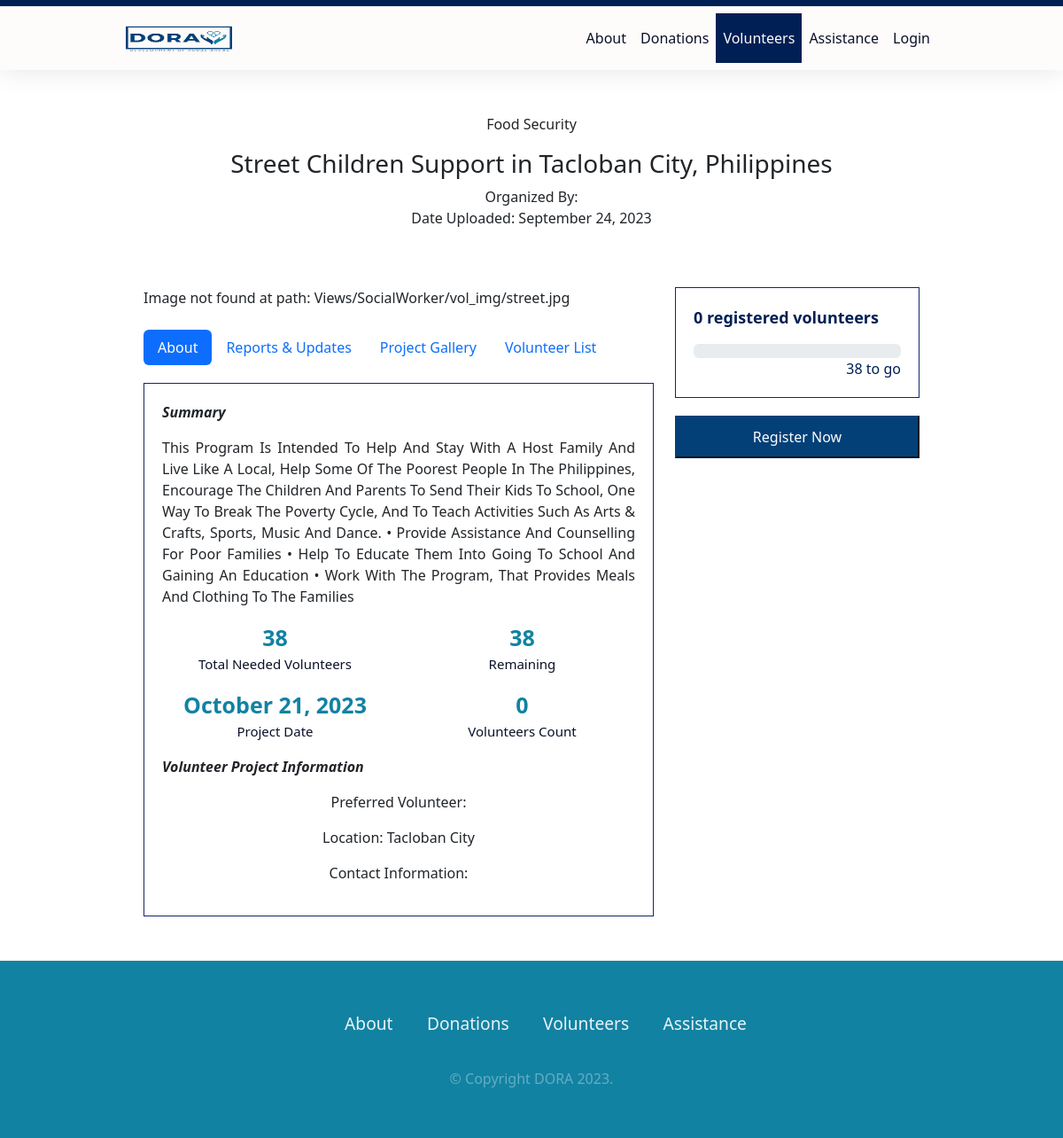
The page /vol_projects.php?id=6 on the database its author committed.
### tables this page shows
CREATE TABLE `tbl_vol_proj` (
  `vol_proj_id` int(11) NOT NULL,
  `sw_id` int(11) NOT NULL,
  `title` varchar(100) NOT NULL,
  `image` varchar(200) NOT NULL,
  `category` varchar(100) NOT NULL,
  `uploadDate` varchar(30) NOT NULL,
  `eventDate` varchar(30) NOT NULL,
  `text` text NOT NULL,
  `totalGoal` varchar(100) NOT NULL,
  `location` varchar(200) NOT NULL,
  `proj_stat` text NOT NULL
);

### vol_projects.php (the view, shortened to what this page needs)
<?php include 'includes/config.php';?>
<!DOCTYPE html>
<html lang="en">
<head>
    <link rel="stylesheet" href="css/donation.css">
    <link rel="stylesheet" type="text/css" href="css/vol-projects.css">
    <link rel="stylesheet" href="https://cdnjs.cloudflare.com/ajax/libs/font-awesome/6.0.0-beta2/css/all.min.css" />
    <link href="https://cdn.jsdelivr.net/npm/bootstrap@5.3.0-alpha3/dist/css/bootstrap.min.css" rel="stylesheet">
  </head>
<body>
    <nav class="navbar navbar-expand-lg fixed-top">
        <div class="container">
            <a href="index.php" class="navbar-brand"><img src="dora_logo.png" width="120" height="30" ></a>
            <div class="collapse navbar-collapse" id="navbarNav">
                <ul class="navbar-nav ms-auto">
                    <li class="nav-item">
                        <a class="nav-link" href="about.php">About</a>
                    </li>
                    <li class="nav-item">
                        <a class="nav-link" href="donation.php">Donations</a>
                    </li>
                    <li class="nav-item">
                        <a class="nav-link active" href="volunteer.php">Volunteers</a>
                    </li>
                    <li class="nav-item">
                        <a class="nav-link" href="assistance.php">Assistance</a>
                    </li>
                    <li class="nav-item">
                        <a class="nav-link" href="login.php">Login</a>
                    </li>
                </ul>
            </div>
        </div>
    </nav>
<?php
$id = $_GET['id'];
$sql2 = "SELECT COUNT(DISTINCT user_id) AS volunteer_count FROM tbl_volunteers WHERE vol_proj_id = $id AND stat = 'Verified'";
$result2 = mysqli_query($conn, $sql2);
$row2 = mysqli_fetch_assoc($result2);
$vol_count = $row2['volunteer_count'];
?>
<?php
$sql = "SELECT tbl_vol_proj.*, tbl_sw_accs.*, tbl_vol_proj.image AS project_image
        FROM tbl_vol_proj
        RIGHT JOIN tbl_sw_accs ON tbl_vol_proj.sw_id = tbl_sw_accs.sw_id
        WHERE tbl_vol_proj.vol_proj_id = '$id'";
$result = mysqli_query($conn, $sql);
while ($row = mysqli_fetch_array($result)) {
    $remaining = $row['totalGoal'] - $vol_count;
    ?>
    <div class="title text-center">
        <br><br>
        <p><?php echo $row['category']; ?></p>
        <h3><?php echo $row['title']; ?></h3>
        <p>Organized By: <?php echo $row['fname'] . ' ' . $row['mname'] . ' ' . $row['lname']; ?> <br>
 Date Uploaded: <?php echo date('F j, Y', strtotime($row['uploadDate'])); ?> </p>
    </div>
    <div class="container w-75 content">
        <div class="row">
            <div class="col-lg-8">
                <div class="proj-img">
    <?php
    $imagePath = 'Views/SocialWorker/vol_img/' . $row['project_image'];
    if (file_exists($imagePath)) {
        echo '<img src="' . $imagePath . '" style="width:100%">';
    } else {
        echo 'Image not found at path: ' . $imagePath;
    }
    ?>
</div>
                <br>
                <ul class="nav nav-pills mb-3" id="pills-tab" role="tablist">
                    <li class="nav-item" role="presentation">
                        <button class="nav-link active" id="pills-about-tab" data-bs-toggle="pill" data-bs-target="#pills-about" type="button" role="tab" aria-controls="pills-about" aria-selected="true">About</button>
                    </li>
                    <li class="nav-item" role="presentation">
                        <button class="nav-link" id="pills-reports-tab" data-bs-toggle="pill" data-bs-target="#pills-reports" type="button" role="tab" aria-controls="pills-reports" aria-selected="false">Reports & Updates</button>
                    </li>
                    <li class="nav-item" role="presentation">
                           <button class="nav-link" id="pills-gallery-tab" data-bs-toggle="pill" data-bs-target="#pills-gallery" type="button" role="tab" aria-controls="pills-gallery" aria-selected="false">Project Gallery</button>
                    </li>
                    <li class="nav-item" role="presentation">
                        <a href="Views/SocialWorker/report_vol_list.php?id=<?php echo $id; ?>" target="_blank" class="nav-link">Volunteer List</a>
                    </li>
                </ul>
                <div class="tab-content" id="pills-tabContent">
                    <div class="tab-pane fade show active" id="pills-about" role="tabpanel" aria-labelledby="pills-about-tab" tabindex="0">
                            <div class="proj-desc">
                                <p><i><b>Summary</b></i></p>
                                <div class="details">
                                    <p><?php echo $row['text']; ?></p>
                                </div>
                                <div class="goal">
                                    <div class="row">
                                        <div class="col-6">
                                            <div class="row"> <b><?php echo $row['totalGoal']; ?></b></div>
                                            <div class="row"> <p class="par"> Total Needed Volunteers </p></div>
                                            <div class="row"> <b><?php echo date('F j, Y', strtotime($row['eventDate'])); ?></b></div>
                                            <div class="row"> <p class="par"> Project Date </p></div>
                                        </div>
                                        <div class="col-6">
                                            <?php if ($vol_count >= $row['totalGoal']) { ?>
                                                <div class="row"> <span>&#10003;</span> </div>
                                                <div class="row"> <p class="par"> Goal Reached! </p></div>
                                            <?php } else { ?>
                                                <div class="row"> <b> <?php echo number_format($remaining); ?> </b></div>
                                                <div class="row"> <p class="par"> Remaining </p></div>
                                            <?php } ?>
                                            <div class="row"> <b><?php echo $vol_count; ?></b></div>
                                            <div class="row"> <p class="par"> Volunteers Count </p></div>
                                        </div>
                                    </div>
                                </div>
                                <p><i><b>Volunteer Project Information</b></i></p>
                                <div class="additional">
                                    <p>Preferred Volunteer: <b><?php echo $row['requirement']; ?></b></p>
                                    <p>Location: <b><?php echo $row['location']; ?></b></p>
                                    <p>Contact Information: <b><?php echo $row['full_contact']; ?></b></p>
                                </div>
                            </div>
                        </div>
                    </div>
            </div>
            <div class="col-4">
                <div class="box">
                    <p class="progress-raised"> <?php echo $vol_count; ?> registered volunteers</p>
                    <div class="progress" role="progressbar" aria-valuenow="25" aria-valuemin="0" aria-valuemax="100">
                    </div>
                    <?php if ($vol_count >= $row['totalGoal']) { ?>
                        <p class="progress-to-go">Goal Reached!</p>
                    <?php } else { ?>
                        <p class="progress-to-go"> <?php echo $remaining; ?> to go </p>
                    <?php } ?>
                </div>
                <div class="donate-now">
                    <a href="login.php"><button class="btn-don">Register Now</button></a>
                </div>
            </div>
        </div>
    </div>
<?php } ?>
<footer class="sticky-footer">
        <ul>
            <li><a href="about.php">About</a></li>
            <li><a href="donation.php">Donations</a></li>
            <li><a href="volunteer.php">Volunteers</a></li>
            <li><a href="assistance.php">Assistance</a></li>
        </ul>
        <p> © Copyright DORA 2023.</p>
    </footer>
</body>
</html>

### css/donation.css (style rules this page uses)
body { background-color:#d3d0d0; padding-top: 80px; }
.navbar .navbar-nav .nav-link { color: #0A1128; }
.navbar .navbar-nav .nav-link.active { background-color: #001F54; color: #FEFCFB; }
.navbar .navbar-brand { padding-left: 100px; }
@media only screen and (min-width: 992px) { .navbar { padding: 0; } }
@media only screen and (min-width: 992px) { .navbar .navbar-collapse .navbar-nav { margin-right: 100px; } }
.navbar-expand-lg { background: #FEFCFB; border-top: 7px solid #001F54; -webkit-box-shadow: 0 1px 30px rgba(0, 0, 0, 0.1); -moz-box-shadow: 0 1px 30px rgba(0, 0, 0, 0.1); box-shadow: 0 1px 30px rgba(0, 0, 0, 0.1); padding-top: 0; padding-bottom: 0; margin-top: 0; margin-bottom: 0; }
.navbar .navbar-nav .nav-link { padding: 1em 0.7em; transition: all 0.5s; }
.content { padding-top: 50px; padding-bottom: 50px; }
footer p { padding:0; font-size: 0.8em; color: hsla(0, 50%, 100%, 0.35); margin: 1em 0; font-size: 1rem; }
footer ul { list-style: none; display: flex; margin: 1em 0; }
footer ul li a { padding: 1em; text-decoration: none; color: rgba(255, 255, 255, 0.904); transition: 100ms; }
footer { width: 100%; background: #1282A2; color: #fff; display: grid; place-items: center; padding: 2em; font-size: 1.2rem; }
body { min-height: 100vh; }
.sticky-footer { position: sticky; top: 100%; }
.box .progress-raised { font-size: large; font-weight: 600; color: #001F54; }
.box .progress-to-go { font-size: medium; font-weight: 400; text-align: right; color: #001F54; margin-bottom: 0; }

### css/vol-projects.css (style rules this page uses)
.box { border: 1px solid #11256e; padding: 20px; }
.donate-now .btn-don { background-color: #034078; color: #FEFCFB; margin-top: 20px; width: 100%; padding: 10px; transition-duration: 0.4s; border-color: #034078; }
.proj-img { width: 100%; }
.proj-desc { border: 1px solid #11256e; padding: 20px; margin-top: 20px; }
.proj-desc .details { text-align: left; font-size: 16px; font-weight: lighter; text-transform: capitalize; text-align: justify; text-justify: inter-word; }
.proj-desc .goal { text-align: center; font-size: 25px; font-weight: 200px; text-transform: capitalize; color: #1282A2; }
.proj-desc .goal .par { text-align: center; font-size: 15px; font-weight: 200px; color: #0A1128; }
.proj-desc .additional { text-align: center; font-size: 16px; font-weight: lighter; }

### rows shown on the page
tbl_vol_proj: category "Food Security", title "Street Children Support in Tacloban City, Philippines", uploadDate "September 24, 2023", image "Views/SocialWorker/vol_img/street.jpg", text "This Program Is Intended To Help And Stay With A Host Family And Live Like A Local, Help Some Of The Poorest People In The Philippines, Encourage The Children And Parents To Send Their Kids To School, One Way To Break The Poverty Cycle, And To Teach Activities Such As Arts & Crafts, Sports, Music And Dance. • Provide Assistance And Counselling For Poor Families • Help To Educate Them Into Going To School And Gaining An Education • Work With The Program, That Provides Meals And Clothing To The Families", totalGoal "38", eventDate "October 21, 2023", vol_count "0", location "Tacloban City"
